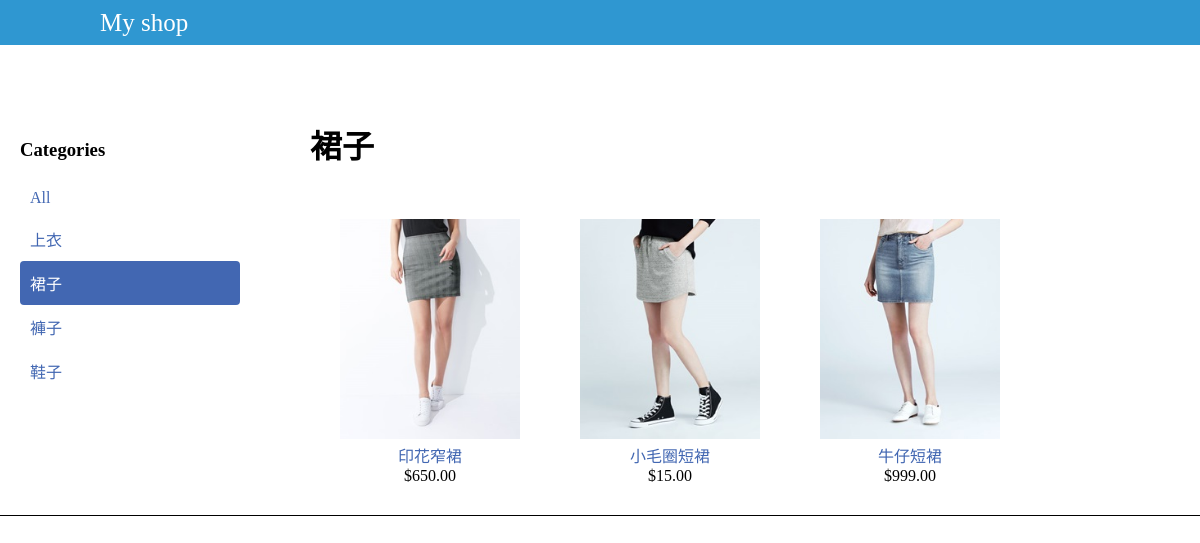
Screenshot of /category/3/ with the database file from the repository.
### shop/models.py (models this page shows, shortened)
class Category(models.Model):
	name = models.CharField(max_length=200, unique=True)
	class Meta:
		ordering = ['name']

class Product(models.Model):
	category = models.ForeignKey(Category, related_name='products', on_delete=models.PROTECT)
	name = models.CharField(max_length=200, db_index=True)
	image = models.ImageField(upload_to='products/%y/%m/%d', blank=True)
	description = models.TextField(blank=True)
	price = models.DecimalField(max_digits=10, decimal_places=2)
	stock = models.PositiveIntegerField()
	available = models.BooleanField(default=True)
	created = models.DateTimeField(auto_now_add=True)
	updated = models.DateTimeField(auto_now=True)
	class Meta:
		ordering = ['name',]

### shop/views.py (the view)
# urls.py: path('', product_list),
def product_list(request, category_id=None):
	category = None
	categories = Category.objects.all()
	products = Product.objects.filter(available=True)
	if category_id:
		category = Category.objects.get(id=category_id)
		products = products.filter(category=category)
	return render(request, 'list.html', locals())

### templates/list.html (shortened to what this page needs)
{% extends "base.html" %}
{% load staticfiles %}
{% block content %}
<div id = "sidebar" class="list-group">
	<h3> Categories</h3>
	<ul>
		<a href='/'>
		<li {% if not category %} class = "selected" {% else %} class = "notSelected" {% endif %}>
			 All
		</li>
		</a>
	{% for c in categories %}
		<a href="/category/{{c.id}}/">
		<li {% if category.name == c.name %} class="selected" {% else %} class = "notSelected"  {% endif %}>
			 {{c.name}}
		</li>
		</a>
	{% endfor %}
	</ul>
</div>
<div id="main" class="product-list">
	<h1> {% if category %} {{category.name}} {% else %} Products {% endif %} </h1>
	{% for product in products %}
	<div class="item">
		<a href="/product_detail/{{product.id}}">
			<img src="{% if product.image %}{{product.image.url}} {% else %} {% static 'blank.jpg' %} {% endif %}">
		</a>
		<br>
		<a href="/product_detail/{{product.id}}"> {{product.name}} </a> <br>
		${{product.price}}
	</div>
	{% endfor %}
</div>
{% endblock %}

### static/css/base.css (style rules this page uses)
body { margin:0px; }
#main { width: 100%; display: flex; overflow: auto; flex-wrap: wrap; margin-left: 50px; }
.item img { width: 180px; height:220px; }
h1 { width: 100%; }
.item { padding: 30px; text-align: center; }
#sidebar { padding: 20px; }
a { width: 100%; color: #4267B2; text-decoration:none; font-size: 16px; }
li { list-style-type: none; }
.selected { padding: 10px; width: 200px; background-color:#4267B2; color: white; border-radius: 4px; }
.notSelected { padding: 10px; border-radius: 4px; width: 200px; background-color:white; color:#4267B2; }
ul { padding: 0px; }

### rows the page displays
Category: name "上衣"
Category: name "裙子"
Category: name "褲子"
Category: name "鞋子"
Product: image (picture), name "印花窄裙", price "650.00"
Product: image (picture), name "小毛圈短裙", price "15.00"
Product: image (picture), name "牛仔短裙", price "999.00"
